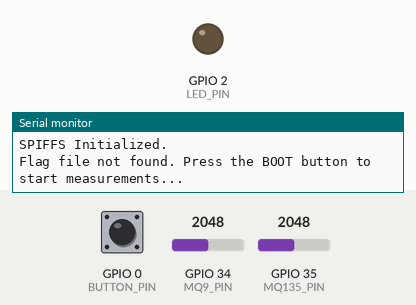
The sketch below on a simulated ESP32. Parts: output pins drawn as LEDs (lit = HIGH), the last lines printed to the serial monitor. Dashed ring = blinking. The test bench sets the inputs (shaded band); at power-on: GPIO 0 (BUTTON_PIN) HIGH, GPIO 34 (MQ9_PIN) = 2048, GPIO 35 (MQ135_PIN) = 2048. Storage starts empty.

Above: at 2.9 s.
3.0 s: GPIO 0 (BUTTON_PIN) pulled LOW for 0.15 s
At 4.11 s:
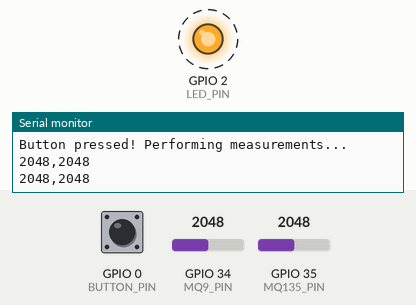
Timing chart, 0 to 12.1 s (numbered marks = the images above; inputs shaded):
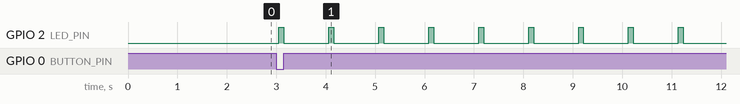

The sketch:

save_and_read.ino
```cpp
#include "SPIFFS.h"

// Pin definitions
#define BUTTON_PIN 0   // Built-in BOOT button (GPIO 0)
#define LED_PIN 2      // Built-in LED (GPIO 2)
#define MQ9_PIN 34
#define MQ135_PIN 35

// Struct to store data
struct SensorData {
  unsigned long index;
  unsigned long timestamp;  // Timestamp in milliseconds
  int mq9_value;            // MQ9 sensor reading
  int mq135_value;          // MQ135 sensor reading
};

int measurementCount = 0;  // Counter for measurements

// Function to check if the button is pressed
bool buttonPressed() {
  return digitalRead(BUTTON_PIN) == LOW;  // Active LOW button
}

// Function to print data from /data.bin
void printDataFromFile() {
  File file = SPIFFS.open("/data.bin", "r");
  if (!file) {
    Serial.println("Failed to open file for reading");
    return;
  }

  size_t fileSize = file.size();
  Serial.print("File size: ");
  Serial.print(fileSize);
  Serial.println(" bytes");

  Serial.println("Logged data:");
  Serial.print("Index,Timestamp,MQ9,MQ135\n");
  while (file.available()) {
    SensorData data;
    file.read((uint8_t*)&data, sizeof(SensorData));
    Serial.print(data.index);
    Serial.print(",");
    Serial.print(data.timestamp);
    Serial.print(",");
    Serial.print(data.mq9_value);
    Serial.print(",");
    Serial.println(data.mq135_value);
  }

  file.close();
}

void setup() {
  Serial.begin(115200);
  pinMode(BUTTON_PIN, INPUT_PULLUP);  // Enable internal pull-up resistor
  pinMode(LED_PIN, OUTPUT);           // Set LED pin as output
  delay(2000);

  if (!SPIFFS.begin(true)) {
    Serial.println("SPIFFS Mount Failed");
    return;
  }
  Serial.println("SPIFFS Initialized.");

  // Check if flag.txt exists
  if (SPIFFS.exists("/flag.txt")) {
    Serial.println("Flag file exists. Only printing data.");
    printDataFromFile();
    while (true); // Halt the program
  }

  Serial.println("Flag file not found. Press the BOOT button to start measurements...");

  // Wait for button press before proceeding
  while (!buttonPressed()) {
    delay(50);
  }

    // Create flag.txt to mark completion
    File flagFile = SPIFFS.open("/flag.txt", "w");
    if (!flagFile) {
      Serial.println("Failed to create flag file");
    } else {
      flagFile.println("done");
      flagFile.close();
    }

  Serial.println("Button pressed! Performing measurements...");

  // Clear the file if it exists (prepare for new data)
  File file = SPIFFS.open("/data.bin", "w");
  if (!file) {
    Serial.println("Failed to open file for clearing");
    return;
  }
  file.close();
}

void loop() {
  if (measurementCount < 43200) {
    int mq9_value = analogRead(MQ9_PIN);
    int mq135_value = analogRead(MQ135_PIN);

    SensorData data;
    data.index = measurementCount;
    data.timestamp = millis();
    data.mq9_value = mq9_value;
    data.mq135_value = mq135_value;

    Serial.print(data.mq9_value);
    Serial.print(",");
    Serial.println(data.mq135_value);

    File file = SPIFFS.open("/data.bin", "a");
    if (!file) {
      Serial.println("Failed to open file for appending");
      return;
    }

    file.write((uint8_t*)&data, sizeof(SensorData));
    file.close();

    // Blink the built-in LED for 0.1 seconds
    digitalWrite(LED_PIN, HIGH);
    delay(100);
    digitalWrite(LED_PIN, LOW);

    measurementCount++;
    delay(900);
  } else {
    Serial.println("All measurements completed. Reading results...");
    printDataFromFile();

    while (true); // Halt the program
  }
}
```

Measured:
- after the input at 3.0 s, GPIO 2 (LED_PIN): alternates HIGH for 0.10 s and LOW for 0.91 s, starting after 0.05 s
